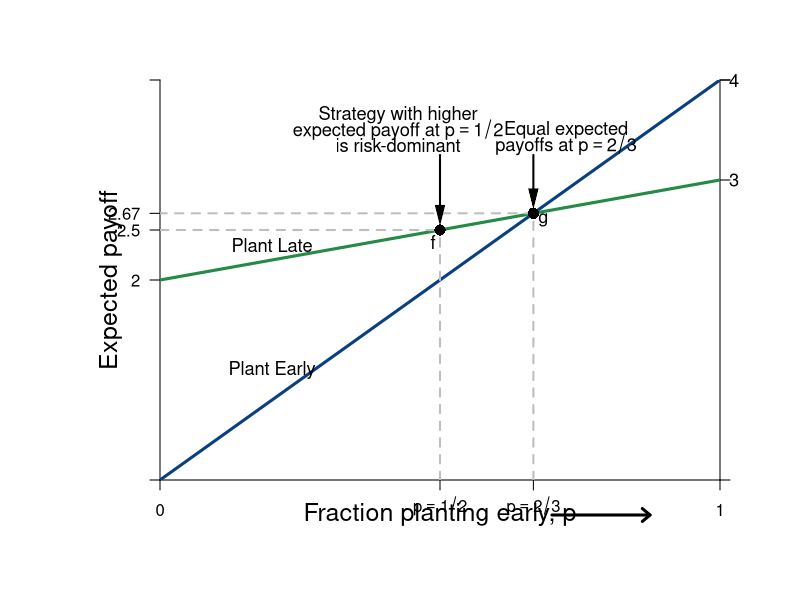

This figure's R source:
#Graph Designer: Simon Halliday & Madeleine Wettach '20
#Authors: Bowles, Foley and Halliday
#Title: Coordination, Conflict and Competition: A Text in Microeconomics
library(shape)
pdf(file = "risk/step_by_step_graphs_4/palanpur_risk_dom_step5.pdf", width = 10, height = 8)

#Set parameters for graphics
axislabelsize <- 1.5
labelsize <- 1.1
graphlinewidth <- 3
segmentlinewidth <- 2

COL <- c("#7fc97f", "#beaed4", "#fdc086", "#ffff99", "#386cb0", "#f0027f", "#bf5b17", "#666666")
COLA <- c("#e0f3db", "#99d8c9","#66c2a4","#41ae76", "#238b45", "#005824")
COLB <- c("#4eb3d3", "#2b8cbe", "#0868ac","#084081")

#Edited the margins to cater for the larger LHS labels
par(mar =  c(6, 8, 4, 4))

#proportion of wealth functions

expected_late <- function(x){
  20 + 0.25*x
}

expected_early <- function(x){
  x
}


#Add limits on axes and levels of utility for each function 
ylims <- c(0, 40)
xlims <- c(0, 40)

npts <- 501 
x <- seq(xlims[1], xlims[2], length.out = npts)
y <- seq(ylims[1], ylims[2], length.out = npts) 

plot(0, 0, xlim = xlims, ylim = ylims, type = "n",
     xlab = expression(paste("")),
     ylab = expression(paste("")), 
     xaxt = "n", 
     yaxt = "n", 
     cex.lab = axislabelsize, 
     bty = "n", 
     xaxs="i", 
     yaxs="i"
)

#x and y limits with plain axes without ticks/numbers to match previous graph; y axes on both sides

ticksx <- c(0, 20, 26.67, 40)
xlabels <- c(0, expression(paste(p == 1/2)),expression(paste(p == 2/3)), 1)
ticksy <- c(ylims[1], 20, expected_late(20), expected_late(26.67), ylims[2])
ylabels <- c(NA, 2, 2.5, 2.67, NA)
ticksy2 <- c(ylims[1], 30, 40, ylims[2])
ylabels2 <- seq(from = 0, to = ylims[2], by = 10)


axis(1, at = ticksx,  pos = 0, labels = xlabels)
axis(2, at = ticksy,  pos = 0, labels = ylabels, las = 1)
axis(4, at = ticksy2, pos = xlims[2], labels = FALSE,las=1)


npts <- 503 
xx1 <- seq(xlims[1], xlims[2], length.out = npts)
xx2 <- seq(0, xlims[2], length.out = npts)
xx3 <- seq(xlims[1], 0, length.out = npts)
xx4 <- seq(-11, 0, length.out = npts)

#Axis labels and draw linear utility functions
text(xlims[2]*0.5, -3.5, expression(paste("Fraction planting early, p")), xpd = TRUE, cex = axislabelsize)
text(-3.5, 0.5*ylims[2], expression(paste("Expected payoff")), xpd = TRUE, cex = axislabelsize, srt = 90) 


text(41, ylims[2], expression(paste(4)), xpd = TRUE, cex = labelsize) 
text(41, 0.75*ylims[2], expression(paste(3)), xpd = TRUE, cex = labelsize) 

lines(xx1, expected_early(xx1), col = COLB[4], lwd = graphlinewidth)
lines(xx1, expected_late(xx1), col = COLA[5], lwd = graphlinewidth)

#Label points on line

text(20 - 0.5, expected_late(20) - 1.2, expression(paste("f")), cex = labelsize)
segments(20, 0, 20, expected_late(20), lty = 2, col = "gray", lwd = segmentlinewidth)
segments(0, expected_late(20), 20, expected_late(20), lty = 2, col = "gray", lwd = segmentlinewidth)
points(20, expected_late(20), pch = 16, col = "black", cex = 1.5)

text(26.67 + 0.7, expected_early(26.67) - 0.7, expression(paste("g")), cex = labelsize)
segments(26.67, expected_early(26.67), 0, expected_early(26.67), lty = 2, col = "gray", lwd = segmentlinewidth)
segments(26.67, 0, expected_early(26.67), 26.67, lty = 2, col = "gray", lwd = segmentlinewidth)
points(26.67, expected_early(26.67), pch = 16, col = "black", cex = 1.5)

# text(33 + 0.7, 7 + 0.7, expression(paste("h")), cex = labelsize)
# segments(33, 7, 0, 7, lty = 2, col = "gray", lwd = segmentlinewidth)
# points(33, 7, pch = 16, col = "black", cex = 1.5)


#Label relevant points on axes
text(8, 23.5, expression(paste("Plant Late")), xpd = TRUE, cex = labelsize)
text(8, 11, expression(paste("Plant Early")),  xpd = TRUE, cex = labelsize)

#Axis arrow
arrows(28, -3.5, 35, -3.5, xpd = TRUE, length=0.1,angle=40,lwd=3)

#Risk Dominant Strategy
text(17, 36.5, expression(paste("Strategy with higher")), xpd = TRUE, cex = labelsize)
text(17, 35, expression(paste("expected payoff at ", p == 1/2)), xpd = TRUE, cex = labelsize)
text(17, 33.5, expression(paste("is risk-dominant")), xpd = TRUE, cex = labelsize)
Arrows(20, 32.5, 20, expected_late(20) + 1.5, col = "black", lty = 1, lwd = 2, code = 2, arr.type = "triangle", arr.lwd = 0.5)

#Equal expected payoffs
text(29, 35, expression(paste("Equal expected")), xpd = TRUE, cex = labelsize)
text(29, 33.5, expression(paste("payoffs at ", p == 2/3)), xpd = TRUE, cex = labelsize)
Arrows(26.67, 32.5, 26.67, expected_late(26.67) + 1.5, col = "black", lty = 1, lwd = 2, code = 2, arr.type = "triangle", arr.lwd = 0.5)


dev.off()
